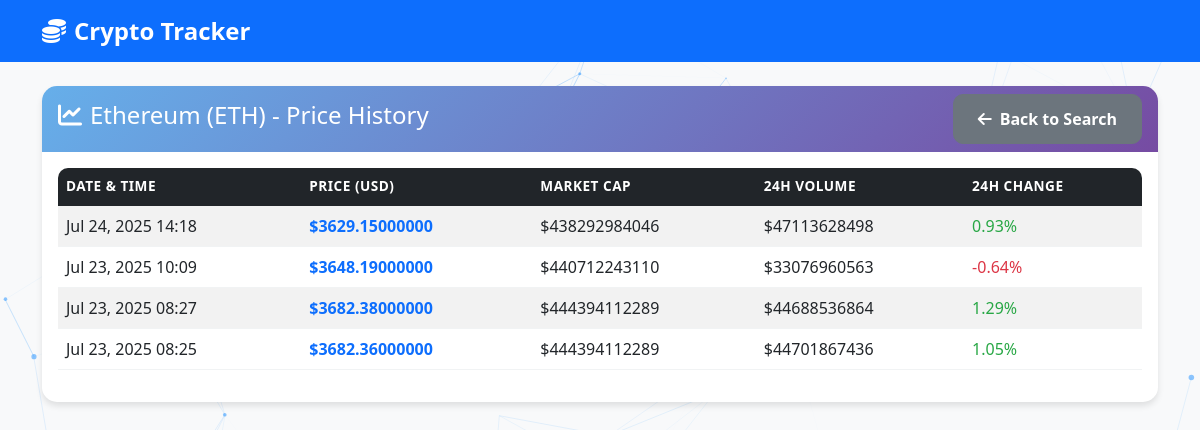
Screenshot of /history/2/ with the database file from the repository.
### tracker/models.py (models this page shows, shortened)
class Cryptocurrency(models.Model):
    coin_id = models.CharField(max_length=100, unique=True)
    name = models.CharField(max_length=100)
    symbol = models.CharField(max_length=10)
    created_at = models.DateTimeField(auto_now_add=True)
    class Meta:
        ordering = ['name']

class PriceHistory(models.Model):
    cryptocurrency = models.ForeignKey(Cryptocurrency, on_delete=models.CASCADE)
    price_usd = models.DecimalField(max_digits=20, decimal_places=8)
    market_cap = models.BigIntegerField(null=True, blank=True)
    volume_24h = models.BigIntegerField(null=True, blank=True)
    price_change_24h = models.DecimalField(max_digits=10, decimal_places=2, null=True, blank=True)
    timestamp = models.DateTimeField(auto_now_add=True)
    class Meta:
        ordering = ['-timestamp']

### tracker/views.py (the view)
# urls.py: path('history/<int:crypto_id>/', views.price_history, name='price_history'),
def price_history(request, crypto_id):
    cryptocurrency = get_object_or_404(Cryptocurrency, id=crypto_id)
    history = PriceHistory.objects.filter(cryptocurrency=cryptocurrency)[:20]
    context = {
        'cryptocurrency': cryptocurrency,
        'history': history
    }
    return render(request, 'tracker/history.html', context)

### tracker/templates/tracker/history.html (shortened to what this page needs)
{% extends 'tracker/base.html' %}
{% block content %}
<div class="row">
    <div class="col-12">
        <div class="card">
            <div class="card-header d-flex justify-content-between align-items-center">
                <h4><i class="fas fa-chart-line me-2"></i>{{ cryptocurrency.name }} ({{ cryptocurrency.symbol|upper }}) - Price History</h4>
                <a href="{% url 'tracker:index' %}" class="btn btn-secondary">
                    <i class="fas fa-arrow-left me-2"></i>Back to Search
                </a>
            </div>
            <div class="card-body">
                {% if history %}
                <div class="table-responsive">
                    <table class="table table-striped table-hover">
                        <thead class="table-dark">
                            <tr>
                                <th>Date & Time</th>
                                <th>Price (USD)</th>
                                <th>Market Cap</th>
                                <th>24h Volume</th>
                                <th>24h Change</th>
                            </tr>
                        </thead>
                        <tbody>
                            {% for record in history %}
                            <tr>
                                <td>{{ record.timestamp|date:"M d, Y H:i" }}</td>
                                <td class="fw-bold text-primary">${{ record.price_usd|floatformat:8 }}</td>
                                <td>
                                    {% if record.market_cap %}
                                        ${{ record.market_cap|floatformat:0 }}
                                    {% else %}
                                        N/A
                                    {% endif %}
                                </td>
                                <td>
                                    {% if record.volume_24h %}
                                        ${{ record.volume_24h|floatformat:0 }}
                                    {% else %}
                                        N/A
                                    {% endif %}
                                </td>
                                <td class="{% if record.price_change_24h >= 0 %}text-success{% else %}text-danger{% endif %}">
                                    {{ record.price_change_24h|floatformat:2 }}%
                                </td>
                            </tr>
                            {% endfor %}
                        </tbody>
                    </table>
                </div>
                {% else %}
                <div class="text-center py-4">
                    <i class="fas fa-chart-line fa-3x text-muted mb-3"></i>
                    <h5 class="text-muted">No price history available</h5>
                    <p class="text-muted">Search for this cryptocurrency to start tracking its price history.</p>
                </div>
                {% endif %}
            </div>
        </div>
    </div>
</div>
{% endblock %}

### static/css/style.css (style rules this page uses)
body { background-color: #f8f9fa; font-family: 'Segoe UI', Tahoma, Geneva, Verdana, sans-serif; }
.card { border: none; border-radius: 15px; box-shadow: 0 4px 6px rgba(0, 0, 0, 0.1); transition: transform 0.2s; }
.card-header { background: linear-gradient(135deg, #66afea 0%, #764ba2 100%); color: white; border-radius: 15px 15px 0 0 !important; border: none; }
.btn { border-radius: 10px; padding: 12px 24px; font-weight: 600; transition: all 0.3s; }
.table-responsive { border-radius: 10px; overflow: hidden; }
.table th { border: none; font-weight: 600; text-transform: uppercase; font-size: 0.85rem; letter-spacing: 0.5px; }
.table td { border: none; border-bottom: 1px solid #f1f3f4; vertical-align: middle; }
.text-success { color: #28a745 !important; }
.text-danger { color: #dc3545 !important; }

### rows the page displays
Cryptocurrency: name "Ethereum", symbol "ETH"
PriceHistory: timestamp "Jul 24, 2025 14:18", price_usd "3629.15000000", market_cap "438292984046", volume_24h "47113628498", price_change_24h "0.93"
PriceHistory: timestamp "Jul 23, 2025 10:09", price_usd "3648.19000000", market_cap "440712243110", volume_24h "33076960563", price_change_24h "-0.64"
PriceHistory: timestamp "Jul 23, 2025 08:27", price_usd "3682.38000000", market_cap "444394112289", volume_24h "44688536864", price_change_24h "1.29"
PriceHistory: timestamp "Jul 23, 2025 08:25", price_usd "3682.36000000", market_cap "444394112289", volume_24h "44701867436", price_change_24h "1.05"
